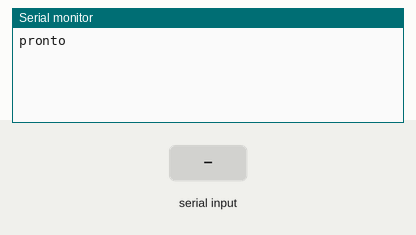
Recording of a sketch running on a simulated Arduino Uno, built with avr-gcc and run on an emulated ATmega328P. On the bench: the last lines printed to the serial monitor. The inputs (shaded band) are chosen by the test bench.

Above: at 1.2 s.
1.3 s: "1" received over the second serial link
At 2.5 s:
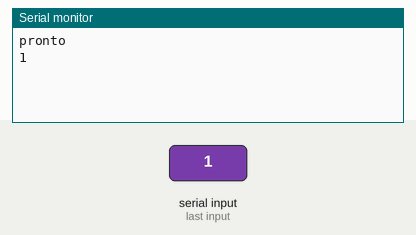
2.8 s: "0" received over the second serial link
At 3.7 s:
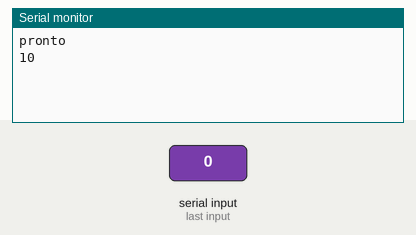

The sketch:

ConfigurazioneAT.ino
```cpp
#include <SoftwareSerial.h>

SoftwareSerial SSerial(7, 8); // RX, TX

void setup() {
  Serial.begin(38400);
  while(!Serial) {}

  SSerial.begin(38400);
  Serial.println("pronto");
}

void loop() {
  if (SSerial.available()) {
    Serial.write(SSerial.read());
  }
  if (Serial.available()) {
    SSerial.write(Serial.read());
  }
}
```

Measured:
- after the input at 1.3 s, the serial monitor: prints a new line at once (image 1)
- after the input at 2.8 s, the serial monitor: prints a new line at once (image 2)
